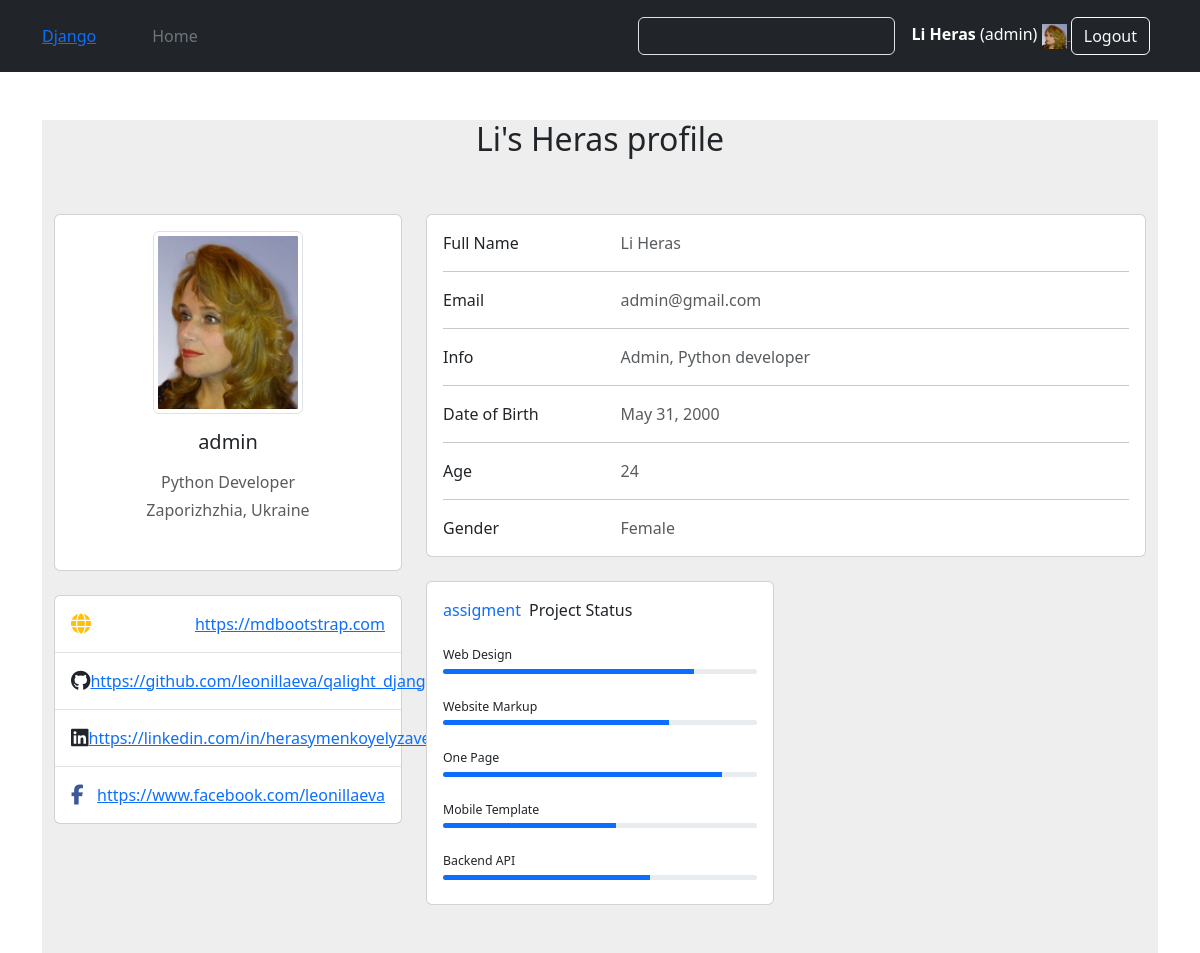
The page /accounts/profile/ (signed in) on the database its author committed.
### accounts/models.py (models this page shows, shortened)
class User(AbstractUser):
    username = models.CharField(
        max_length=30, unique=True, validators=[validate_username]
    )
    email = models.EmailField(unique=True, max_length=255)
    first_name = models.CharField(max_length=50, validators=[validate_name])
    last_name = models.CharField(max_length=50, validators=[validate_name])
    USERNAME_FIELD = "email"
    REQUIRED_FIELDS = ["username", "first_name", "last_name"]
    objects = CustomUserManager()

class Profile(models.Model):
    GENDER_CHOICES = (("m", "Male"), ("f", "Female"))
    user = models.OneToOneField(User, on_delete=models.CASCADE, related_name="profile")
    avatar = models.ImageField(upload_to='uploads/%Y/%m/%d/')
    gender = models.CharField(max_length=6, choices=GENDER_CHOICES)
    date_of_birth = models.DateField(validators=[validate_birth_date])
    info = models.CharField(max_length=255)
    def get_age(self):
        today = date.today()
        age = today.year - self.date_of_birth.year
        if today.month < self.date_of_birth.month or (
                today.month == self.date_of_birth.month and today.day < self.date_of_birth.day):
            age -= 1
        return age

### accounts/views.py (the view)
# urls.py: path('profile/', views.profile_view, name='profile'),
@login_required
def profile_view(request):
    profile = get_object_or_404(Profile, user=request.user)
    age = profile.get_age()
    return render(request, 'accounts/profile.html', {'profile': profile, 'age': age})

### templates/accounts/profile.html (shortened to what this page needs)
{% extends 'base/_base.html' %}
{% load static %}
{% block link %}
    {{ block.super }}
    <link rel="stylesheet" href="{% static 'css/profile.css' %}">
{% endblock %}
{% block content %}
    <section style="background-color: #eee;">
        <h2 style="text-align: center;">{{ request.user.first_name }}'s {{ request.user.last_name }} profile</h2>
        <div class="container py-5">
            <div class="row">
                <div class="col-lg-4">
                    <div class="card mb-4">
                        <div class="card-body text-center">
                            <img src="{{ profile.avatar.url }}" class="img-thumbnail"
                                 alt="avatar"
                                 class="rounded-circle img-fluid" style="width: 150px;">
                            <h5 class="my-3">{{ request.user.username }}</h5>
                            <p class="text-muted mb-1">Python Developer</p>
                            <p class="text-muted mb-4">Zaporizhzhia, Ukraine</p>
                        </div>
                    </div>
                    <div class="card mb-4 mb-lg-0">
                        <div class="card-body p-0">
                            <ul class="list-group list-group-flush rounded-3">
                                <li class="list-group-item d-flex justify-content-between align-items-center p-3">
                                    <i class="fas fa-globe fa-lg text-warning"></i>
                                    <a href="https://mdbootstrap.com" target="_blank">
                                    <p class="mb-0">https://mdbootstrap.com</p>
                                    </a>
                                </li>
                                <li class="list-group-item d-flex justify-content-between align-items-center p-3">
                                    <i class="fab fa-github fa-lg text-body"></i>
                                    <a href="https://github.com/leonillaeva/qalight_django" target="_blank">
                                    <p class="mb-0">https://github.com/leonillaeva/qalight_django</p>
                                    </a>
                                </li>
                                <li class="list-group-item d-flex justify-content-between align-items-center p-3">
                                    <i class="fab fa-linkedin fa-lg text-body"></i>
                                    <a href="https://www.linkedin.com/in/herasymenkoyelyzaveta/" target="_blank">
                                    <p class="mb-0">https://linkedin.com/in/herasymenkoyelyzaveta/</p>
                                    </a>
                                </li>
                                <li class="list-group-item d-flex justify-content-between align-items-center p-3">
                                    <i class="fab fa-facebook-f fa-lg" style="color: #3b5998;"></i>
                                    <a href="https://www.facebook.com/leonillaeva" target="_blank">
                                    <p class="mb-0">https://www.facebook.com/leonillaeva</p>
                                    </a>
                                </li>
                            </ul>
                        </div>
                    </div>
                </div>
                <div class="col-lg-8">
                    <div class="card mb-4">
                        <div class="card-body">
                            <div class="row">
                                <div class="col-sm-3">
                                    <p class="mb-0">Full Name</p>
                                </div>
                                <div class="col-sm-9">
                                    <p class="text-muted mb-0">{{ request.user.get_full_name }}</p>
                                </div>
                            </div>
                            <hr>
                            <div class="row">
                                <div class="col-sm-3">
                                    <p class="mb-0">Email</p>
                                </div>
                                <div class="col-sm-9">
                                    <p class="text-muted mb-0">{{ request.user.email }}</p>
                                </div>
                            </div>
                            <hr>
                            <div class="row">
                                <div class="col-sm-3">
                                    <p class="mb-0">Info</p>
                                </div>
                                <div class="col-sm-9">
                                    <p class="text-muted mb-0">{{ profile.info }}</p>
                                </div>
                            </div>
                            <hr>
                            <div class="row">
                                <div class="col-sm-3">
                                    <p class="mb-0">Date of Birth</p>
                                </div>
                                <div class="col-sm-9">
                                    <p class="text-muted mb-0">{{ profile.date_of_birth }}</p>
                                </div>
                            </div>
                            <hr>
                            <div class="row">
                                <div class="col-sm-3">
                                    <p class="mb-0">Age</p>
                                </div>
                                <div class="col-sm-9">
                                    <p class="text-muted mb-0">{{ age }}</p>
                                </div>
                            </div>
                            <hr>
                            <div class="row">
                                <div class="col-sm-3">
                                    <p class="mb-0">Gender</p>
                                </div>
                                <div class="col-sm-9">
                                    <p class="text-muted mb-0">{{ profile.get_gender_display }}</p>
                                </div>
                            </div>
                        </div>
                    </div>
                    <div class="row">
                        <div class="col-md-6">
                            <div class="card mb-4 mb-md-0">
                                <div class="card-body">
                                    <p class="mb-4"><span class="text-primary font-italic me-1">assigment</span> Project
                                        Status
                                    </p>
                                    <p class="mb-1" style="font-size: .77rem;">Web Design</p>
                                    <div class="progress rounded" style="height: 5px;">
                                        <div class="progress-bar" role="progressbar" style="width: 80%"
                                             aria-valuenow="80"
                                             aria-valuemin="0" aria-valuemax="100"></div>
                                    </div>
                                    <p class="mt-4 mb-1" style="font-size: .77rem;">Website Markup</p>
                                    <div class="progress rounded" style="height: 5px;">
                                        <div class="progress-bar" role="progressbar" style="width: 72%"
                                             aria-valuenow="72"
                                             aria-valuemin="0" aria-valuemax="100"></div>
                                    </div>
                                    <p class="mt-4 mb-1" style="font-size: .77rem;">One Page</p>
                                    <div class="progress rounded" style="height: 5px;">
                                        <div class="progress-bar" role="progressbar" style="width: 89%"
                                             aria-valuenow="89"
                                             aria-valuemin="0" aria-valuemax="100"></div>
                                    </div>
                                    <p class="mt-4 mb-1" style="font-size: .77rem;">Mobile Template</p>
                                    <div class="progress rounded" style="height: 5px;">
                                        <div class="progress-bar" role="progressbar" style="width: 55%"
                                             aria-valuenow="55"
                                             aria-valuemin="0" aria-valuemax="100"></div>
                                    </div>
                                    <p class="mt-4 mb-1" style="font-size: .77rem;">Backend API</p>
                                    <div class="progress rounded mb-2" style="height: 5px;">
                                        <div class="progress-bar" role="progressbar" style="width: 66%"
                                             aria-valuenow="66"
                                             aria-valuemin="0" aria-valuemax="100"></div>
                                    </div>
                                </div>
                            </div>
                        </div>
                        <div class="col-md-6">
                        </div>
                    </div>
                </div>
            </div>
        </div>
    </section>
{% endblock %}

### templates/base/_base.html (shortened to what this page needs)
{% load static %}
<!doctype html>
<html lang="en">
<head>
    {% block link %}
        <link href="https://cdn.jsdelivr.net/npm/bootstrap@5.3.3/dist/css/bootstrap.min.css" rel="stylesheet"
>
        <link rel="stylesheet" href="https://cdnjs.cloudflare.com/ajax/libs/font-awesome/6.5.2/css/all.min.css"
/>
        <link rel="stylesheet" href="{% static 'css/styles.css' %}" type="text/css">
    {% endblock %}
</head>
<body>
{% include 'base/nav/header.html' %}
    <div class="container mt-5">
        {% block content %}
        {% endblock %}
    </div>
</body>
</html>

### templates/base/nav/header.html (shortened to what this page needs)
<header class="p-3 text-bg-dark">
    <div class="container">
        <div class="d-flex flex-wrap align-items-center justify-content-center justify-content-lg-start">
            <a href="/static" class="d-flex align-items-center mb-2 mb-lg-0 text-white text-decoration-none">
                <a class="logo" href="https://www.djangoproject.com/">Django</a>
                <svg class="bi me-2" width="40" height="32" role="img" aria-label="Bootstrap">
                    <use xlink:href="#bootstrap"></use>
                </svg>
            </a>
            <ul class="nav col-12 col-lg-auto me-lg-auto mb-2 justify-content-center mb-md-0">
                <li><a href="{% url "accounts:home" %}" class="nav-link px-2 text-secondary">Home</a></li>
            </ul>
            <form class="col-12 col-lg-auto mb-3 mb-lg-0 me-lg-3" role="search">
                <input type="search" class="form-control form-control-dark text-bg-dark" placeholder="Search..."
                       aria-label="Search">
            </form>
            <div class="text-end">
                {% if request.user.is_authenticated %}
                    <span><b>{{ request.user.get_full_name }}</b> ({{ request.user.username }})</span>
                    {% if request.user.profile %}
                        <a href="{% url 'accounts:profile' %}">
                            <img src="{{ request.user.profile.avatar.url }}"
                                 alt="{{ request.user.username }}'s avatar"
                                 width="25" height="25">
                        </a>
                    {% endif %}
                    <a class="text-decoration-none" href="{% url "accounts:logout" %}">
                        <button type="button" class="btn btn-outline-light me-2">Logout</button>
                    </a>
                {% endif %}
            </div>
        </div>
    </div>
</header>

### rows shown on the page
User: user.get_full_name "Li Heras", user.username "admin", user.profile.avatar (picture), user.first_name "Li", user.last_name "Heras", user.email "admin@gmail.com"
Profile: avatar (picture), info "Admin, Python developer", date_of_birth "May 31, 2000", gender "Female"

### other values the page prints
{{ age }} "24"
